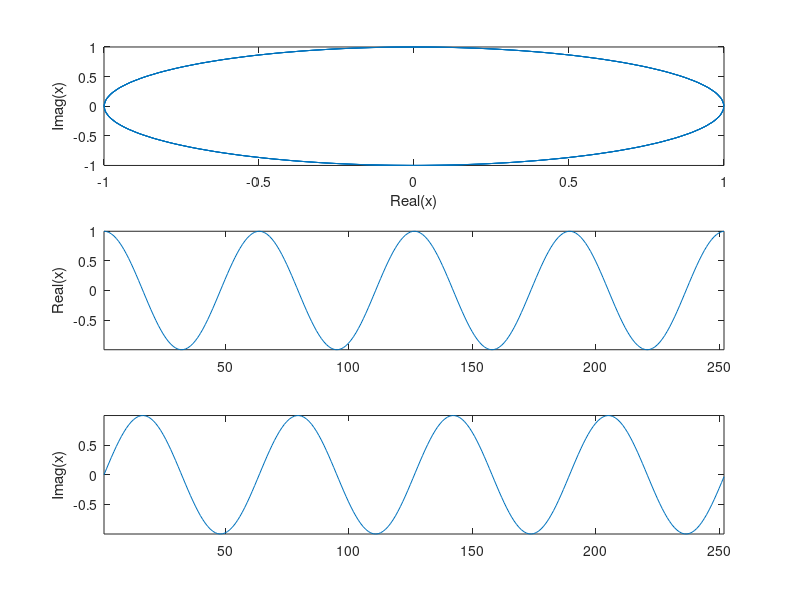
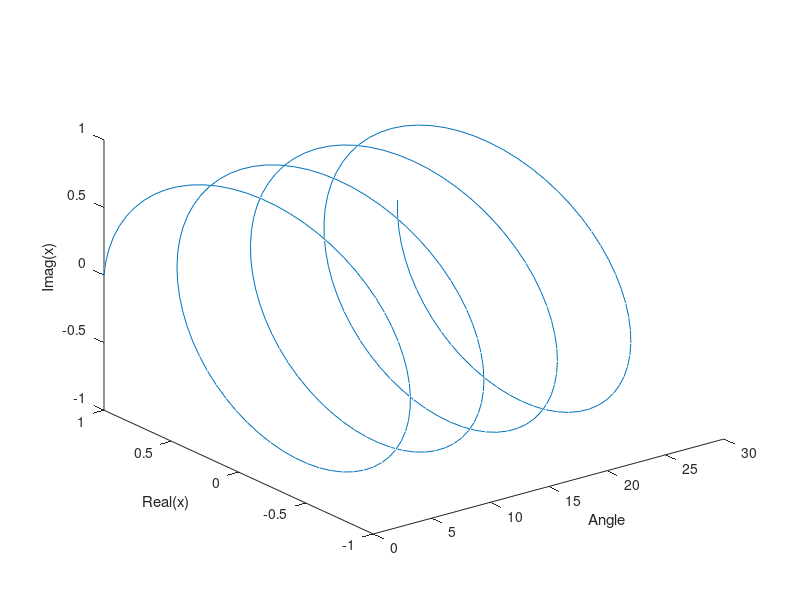
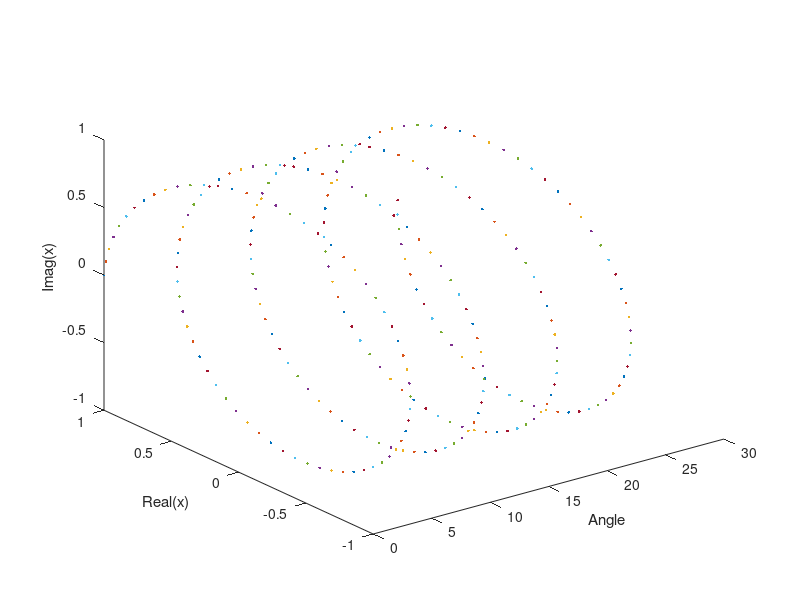

MATLAB code to generate these figures, in order:
%% Tutorial 3
% by Dominic Meads

%% Using the sum function to approximate integrals
% definite integrals

dx = 0.0001; % differnetial intervals
x = 0:dx:1;
y = x;
A1 = sum(y*dx) % close to actual answer
y = x.^2;
A2 = sum(y*dx)

%% Plot of Euler Equation
% Euler

figure('Color',[1 1 1]);
angle = 0:0.1:4*2*pi;  % four revolutions
x = exp(i*angle);
subplot(3,1,1);
h = plot(x);
xlabel('Real(x)');
ylabel('Imag(x)');
subplot(3,1,2);
h = plot(real(x));
ylabel('Real(x)');
axis tight;
subplot(3,1,3);
h = plot(imag(x));
ylabel('Imag(x)');
axis tight;

figure('Color',[1 1 1]);
h = plot3(angle,real(x),imag(x));
xlabel('Angle');
ylabel('Real(x)');
zlabel('Imag(x)');


%% Introduction to For Loops
% Visualization of the Euler Equation

figure('Color',[1 1 1]);
for k = 1:length(angle);
    h = plot3(angle(k),real(x(k)),imag(x(k)),'.');
    xlabel('Angle');
    ylabel('Real(x)');
    zlabel('Imag(x)');
    hold on;
    pause(0.001);
end;













